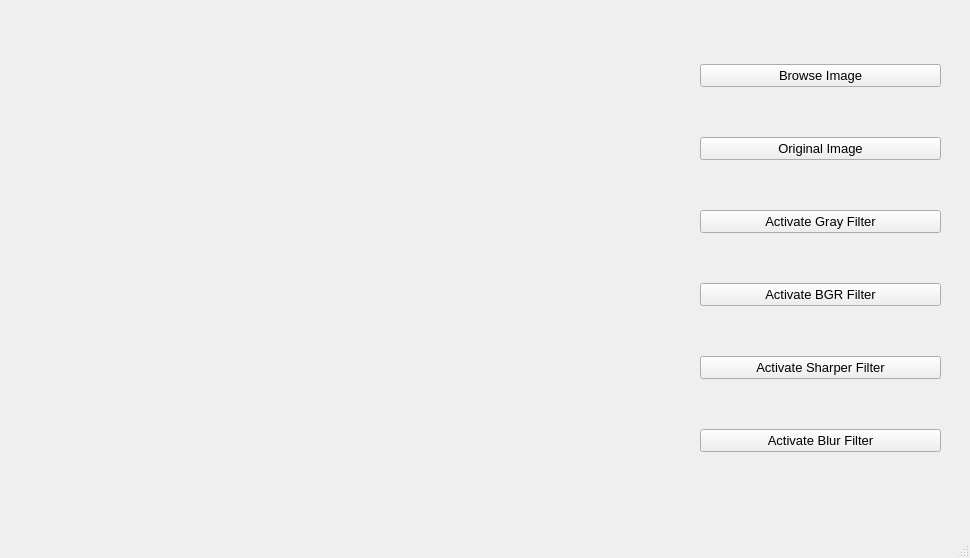
<?xml version="1.0" encoding="UTF-8"?>
<ui version="4.0">
 <class>MainWindow</class>
 <widget class="QMainWindow" name="MainWindow">
  <property name="geometry">
   <rect>
    <x>0</x>
    <y>0</y>
    <width>970</width>
    <height>558</height>
   </rect>
  </property>
  <property name="windowTitle">
   <string>MainWindow</string>
  </property>
  <widget class="QWidget" name="centralwidget">
   <widget class="QLabel" name="image">
    <property name="geometry">
     <rect>
      <x>20</x>
      <y>20</y>
      <width>640</width>
      <height>480</height>
     </rect>
    </property>
    <property name="text">
     <string/>
    </property>
   </widget>
   <widget class="QWidget" name="verticalLayoutWidget">
    <property name="geometry">
     <rect>
      <x>700</x>
      <y>20</y>
      <width>241</width>
      <height>481</height>
     </rect>
    </property>
    <layout class="QVBoxLayout" name="effects">
     <item>
      <widget class="QPushButton" name="browse_image">
       <property name="font">
        <font>
         <pointsize>10</pointsize>
        </font>
       </property>
       <property name="text">
        <string>Browse Image</string>
       </property>
      </widget>
     </item>
     <item>
      <widget class="QPushButton" name="original_filter">
       <property name="font">
        <font>
         <pointsize>10</pointsize>
        </font>
       </property>
       <property name="text">
        <string>Original Image</string>
       </property>
      </widget>
     </item>
     <item>
      <widget class="QPushButton" name="gray_filter">
       <property name="font">
        <font>
         <pointsize>10</pointsize>
        </font>
       </property>
       <property name="text">
        <string>Activate Gray Filter</string>
       </property>
      </widget>
     </item>
     <item>
      <widget class="QPushButton" name="bgr_filter">
       <property name="font">
        <font>
         <pointsize>10</pointsize>
        </font>
       </property>
       <property name="text">
        <string>Activate BGR Filter</string>
       </property>
      </widget>
     </item>
     <item>
      <widget class="QPushButton" name="sharper_filter">
       <property name="font">
        <font>
         <pointsize>10</pointsize>
        </font>
       </property>
       <property name="text">
        <string>Activate Sharper Filter</string>
       </property>
      </widget>
     </item>
     <item>
      <widget class="QPushButton" name="blur_filter">
       <property name="font">
        <font>
         <pointsize>10</pointsize>
        </font>
       </property>
       <property name="text">
        <string>Activate Blur Filter</string>
       </property>
      </widget>
     </item>
    </layout>
   </widget>
  </widget>
  <widget class="QMenuBar" name="menubar">
   <property name="geometry">
    <rect>
     <x>0</x>
     <y>0</y>
     <width>970</width>
     <height>18</height>
    </rect>
   </property>
  </widget>
  <widget class="QStatusBar" name="statusbar"/>
 </widget>
 <resources/>
 <connections/>
</ui>
